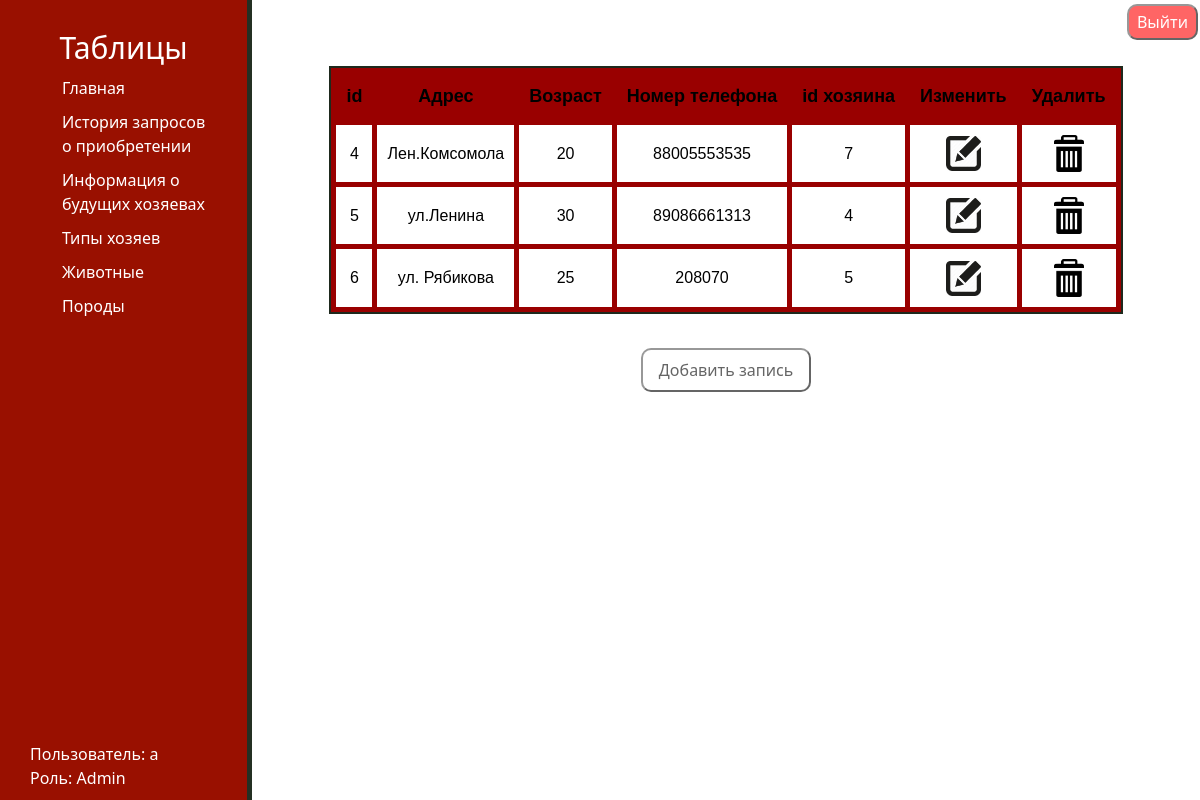
Page /table_show/1 (signed in) on the committed database.
### main/models.py (models this page shows, shortened)
class ClientGroup(models.Model):
    isRelible = models.BooleanField('Надёжный', default=False)
    isVIP = models.BooleanField('VIP', default=False)
    type = models.CharField('Тип клиента', max_length=50)
    names = ["id", "Волонтер", "Спонсор", "Тип хозяина"]
    def __str__(self):
        return str(self.id)
    class Meta:
        verbose_name = 'Группа клиентов'
        verbose_name_plural = 'Группы клиентов'

class ClientInfo(models.Model):
    address = models.CharField('Адрес', max_length=150)
    age = models.IntegerField('Возраст', default=0)
    phoneNumber = models.IntegerField('Номер телефона', default=0)
    clientId = models.OneToOneField('ClientGroup', on_delete=models.CASCADE)
    names = ["id", "Адрес", "Возраст", "Номер телефона", "id хозяина"]
    class Meta:
        verbose_name = 'Информация о клиенте'
        verbose_name_plural = 'Информация о клиентах'

### main/views.py (the view)
# urls.py: path('table_show/<int:idx>', views.table_view, name='table_show'),
def table_view(request, idx):
    role = get_role(request.user)
    locked_tables = [0, 1]
    if idx in locked_tables and (role == "Client" or role == ""):
        return redirect('/main')
    table = []
    model = [CallHistory, ClientInfo, ClientGroup, Bank, BankType]
    table_name = ["История обращений", "Информация о клиенте", "Группы клиентов", "Банк", "Тип банка"]
    if idx == 0:
        for m in CallHistory.objects.all():
            table.append({"id": m.id, 0: m.fio, 1: m.date, 2: m.text, 3: m.clientId, 4: m.bankId})
    elif idx == 1:
        for m in ClientInfo.objects.all():
            table.append({"id": m.id, 0: m.address, 1: m.age, 2: m.phoneNumber, 3: m.clientId})
    elif idx == 2:
        for m in ClientGroup.objects.all():
            table.append({"id": m.id, 0: m.isRelible, 1: m.isVIP, 2: m.type})
    elif idx == 3:
        for m in Bank.objects.all():
            table.append({"id": m.id, 0: m.bankName, 1: m.address, 3: ", ".join(map(str, m.bankType.all()))})
    elif idx == 4:
        for m in BankType.objects.all():
            table.append({"id": m.id, 0: m.bankType})
    return render(request, 'main/table_show.html',
                  {'table_id': idx,
                   'table': table,
                   'names': model[idx].names,
                   'table_name': table_name[idx],
                   'role': role})

### main/views.py (called while the page is built)
def get_role(user):
    template = ""
    if user.is_authenticated:
        if user.is_superuser:
            template = "Admin"
        elif user.groups.filter(name='Client').exists():
            template = "Client"
        elif user.groups.filter(name='Director').exists():
            template = "Director"
    return template

### main/templates/main/table_show.html (shortened to what this page needs)
{% extends 'main/layout.html' %}
{% load static %}
{% block content %}
    <div class="features">
        <h1>{{table_name}}</h1>
    </div>
    <table border="1">
        <tr>
            {% for name in names %}
            <th>{{ name }}</th>
            {% endfor %}
            {% if user.is_authenticated %}
                {% if role == "Admin" or role == "Director" %}
            <th>Изменить</th>
            <th>Удалить</th>
                {% endif %}
            {% endif %}
        </tr>
            {% for t in table %}
            <tr>
                {% for k, v in t.items %}
                <td> {{v}} </td>
                {% endfor %}
                {% if user.is_authenticated %}
                    {% if role == "Admin" or role == "Director" %}
                <td><center><a href="{% url 'table_change' idx=table_id el=t.id command='edit' %}" id="btn1"><img id="edit" src="{% static 'main/img/edit.png' %}"></a></center></td>
                <td><center><a href="{% url 'table_change' idx=table_id el=t.id command='delete' %}" id="btn2"><img id="delete" src="{% static 'main/img/delete.png' %}"></a></center></td>
                    {% endif %}
                {% endif %}
            </tr>
            {% endfor %}
    </table>
        {% if user.is_authenticated %}
            {% if role == "Admin" or role == "Director" %}
        <div class="center">
            <button id="btn3"><a href="{% url 'table_change' idx=table_id el=0 command='add' %}" >Добавить запись</a></button>
        </div>
        {% endif %}
            {% endif %}
{% endblock %}

### main/templates/main/layout.html (shortened to what this page needs)
{% load static %}
<!doctype html>
<html lang="en">
<head>
    <link rel="stylesheet" href="https://cdn.jsdelivr.net/npm/bootstrap@5.2.3/dist/css/bootstrap.min.css">
    <link rel="stylesheet" href="https://cdn.jsdelivr.net/npm/bootstrap-icons@1.10.2/font/bootstrap-icons.css">
    <link rel="stylesheet" href="{% static 'main/css/main.css' %}">
</head>
<body>
    <aside>
        <h3 id="navigation">Таблицы</h3>
        <ul>
            <a href="{% url 'home' %}"> <li> Главная</li> </a>
            {% if user.is_authenticated %}
                {% if role == "Admin" or role == "Director" %}
                <a href="{% url 'table_show' 0 %}"> <li></i> История запросов о приобретении</li> </a>
                <a href="{% url 'table_show' 1 %}"> <li> Информация о будущих хозяевах</li> </a>
                {% endif %}
            {% endif %}
            <a href="{% url 'table_show' 2 %}"> <li> Типы хозяев</li> </a>
            <a href="{% url 'table_show' 3 %}"> <li> Животные</li> </a>
            <a href="{% url 'table_show' 4 %}"> <li> Породы</li> </a>
        </ul>
        <div id="user">Пользователь: {{user}}<br>
            {% if user.is_authenticated %}
                Роль: {{role}}
            {% endif %}
        </div>
    </aside>
    <main style="height: 100%">
        {% if user.is_authenticated %}
        <div class="reg_log">
            <button id="exitBtn"><a href="{% url 'logout' %}">Выйти</a></button>
        </div>
        {% else %}
        <div class="reg_log">
            <button id="regBtn"><a href="{% url 'registration' %}">Зарегистрироваться</a></button>
            <button id="logBtn"><a href="{% url 'login' %}">Вход</a></button>
        </div>
        {% endif %}
        {% block content %}
        {% endblock %}
    </main>
</body>
</html>

### main/static/main/css/main.css (style rules this page uses)
html { overflow:hidden; overflow-y:hidden; overflow-x:hidden; }
body { background-color: white; }
aside { float: left; background: #991000; width: 21%; padding: 2.5%; height: 100vh; color: white; border-right: 5px solid #243023; }
aside h3 { text-align: center; margin-left: auto; margin-right: auto; font-size: 30px; color: white; }
aside ul { list-style: none }
aside ul li { color: white; display: block; margin-top: 10px; transition: all .2s ease; }
aside ul li, aside ul a { text-decoration: none; }
main .features h1 { float: left; color: white; margin-top: 10px; text-align: center; width: 75%; }
table { margin-left: auto; margin-right: auto; font-family: "Lucida Sans Unicode", "Lucida Grande", Sans-Serif; text-align: left; border-collapse: separate; border-spacing: 5px; background: #990000; color: #000000; border: 2px solid #1e291d; }
table th { font-size: 18px; padding: 10px; text-align:center; }
table td { border-collapse: separate; background: white; padding: 10px; text-align:center; }
#edit { width: 35px; display: block; }
#delete { width: 30px; display: block; }
#btn1 { background: transparent; border: 0px }
#btn2 { background: transparent; border: 0px }
#btn3 { color: black; background: white; padding: 8px 16px; text-align: center; font-size: 16px; margin: 4px 2px; opacity: 0.6; transition: 0.3s; display: inline-block; cursor: pointer; border-radius: 10px; }
#btn3 a { color: black; text-decoration: none; }
#exitBtn { color: black; background: red; padding: 4px 8px; text-align: center; font-size: 16px; margin: 4px 2px; opacity: 0.6; transition: 0.3s; display: inline-block; cursor: pointer; border-radius: 10px; }
#exitBtn a { color: white; text-decoration: none; }
.center { margin-top: 30px; text-align: center; }
.reg_log { position: absolute; right: 0px; }
#user { position:absolute; bottom:10px; }

### rows in the picture
ClientGroup: t "4" "20" "88005553535", id "7"
ClientInfo: t "Лен.Комсомола"
ClientGroup: t "5" "30" "89086661313", id "4"
ClientInfo: t "ул.Ленина"
ClientGroup: t "6" "25" "208070", id "5"
ClientInfo: t "ул. Рябикова"

### other values in the picture
{{ user }} "a"
{{ role }} "Admin"
{{ name }} "id" "Адрес" "Возраст" "Номер телефона" "id хозяина"
